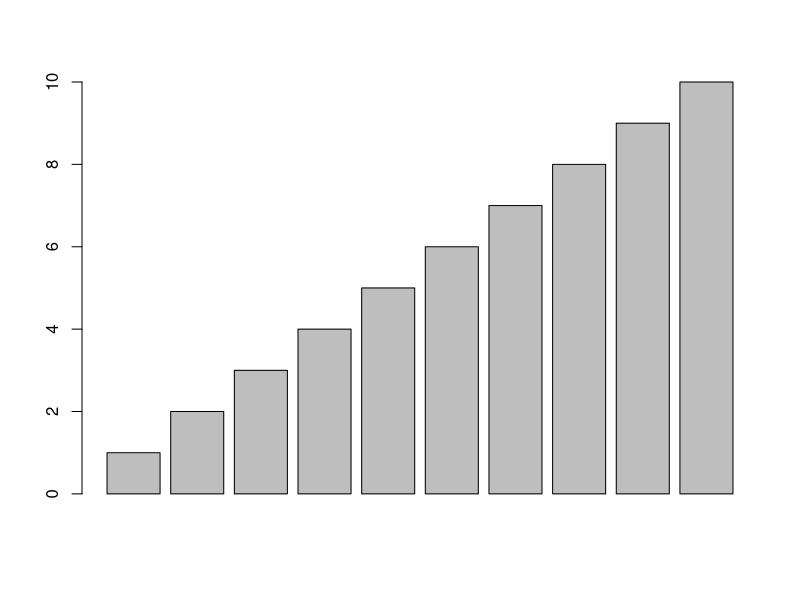

This chart was generated by the following R code:
## ---- chunk 1
knitr::opts_chunk$set(echo = TRUE)
## ---- chunk 2
# eval(parse(text = input$plot_code))
barplot(1:10)
